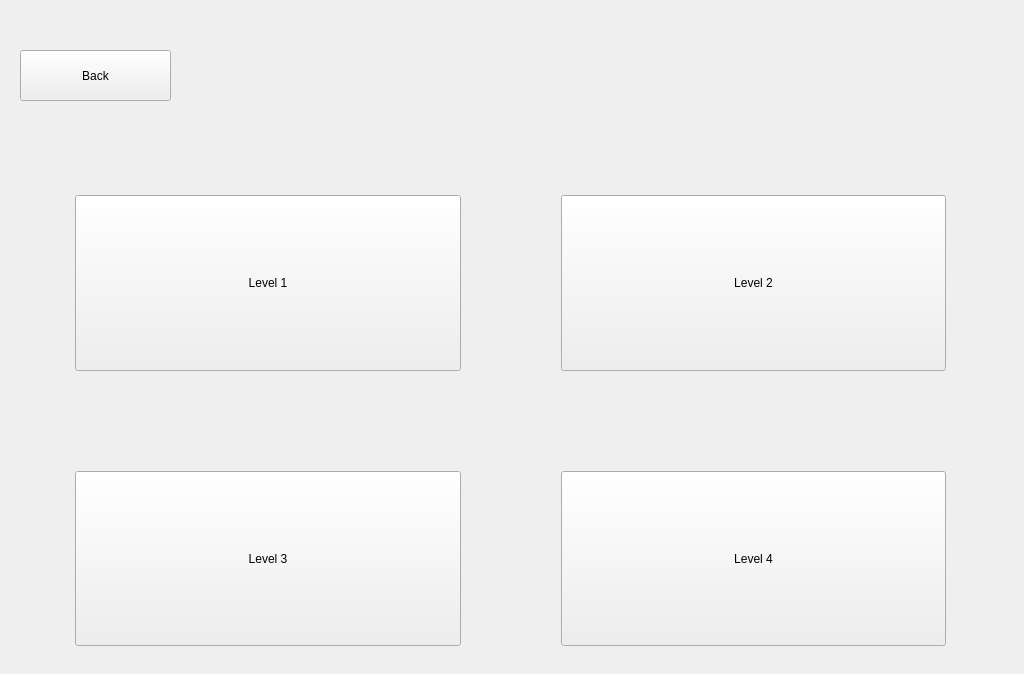
<?xml version="1.0" encoding="UTF-8"?>
<ui version="4.0">
 <class>SelectionMen</class>
 <widget class="QWidget" name="SelectionMen">
  <property name="geometry">
   <rect>
    <x>0</x>
    <y>0</y>
    <width>1024</width>
    <height>674</height>
   </rect>
  </property>
  <property name="windowTitle">
   <string>Form</string>
  </property>
  <widget class="QWidget" name="gridLayoutWidget">
   <property name="geometry">
    <rect>
     <x>0</x>
     <y>120</y>
     <width>1021</width>
     <height>551</height>
    </rect>
   </property>
   <layout class="QGridLayout" name="LevelsGrid">
    <property name="sizeConstraint">
     <enum>QLayout::SetDefaultConstraint</enum>
    </property>
    <property name="leftMargin">
     <number>75</number>
    </property>
    <property name="topMargin">
     <number>75</number>
    </property>
    <property name="rightMargin">
     <number>75</number>
    </property>
    <property name="bottomMargin">
     <number>25</number>
    </property>
    <property name="spacing">
     <number>100</number>
    </property>
    <item row="1" column="0">
     <widget class="QPushButton" name="Level3">
      <property name="sizePolicy">
       <sizepolicy hsizetype="Preferred" vsizetype="Preferred">
        <horstretch>0</horstretch>
        <verstretch>0</verstretch>
       </sizepolicy>
      </property>
      <property name="text">
       <string>Level 3</string>
      </property>
     </widget>
    </item>
    <item row="0" column="1">
     <widget class="QPushButton" name="Level2">
      <property name="sizePolicy">
       <sizepolicy hsizetype="Preferred" vsizetype="Preferred">
        <horstretch>0</horstretch>
        <verstretch>0</verstretch>
       </sizepolicy>
      </property>
      <property name="text">
       <string>Level 2</string>
      </property>
     </widget>
    </item>
    <item row="1" column="1">
     <widget class="QPushButton" name="Level4">
      <property name="sizePolicy">
       <sizepolicy hsizetype="Preferred" vsizetype="Preferred">
        <horstretch>0</horstretch>
        <verstretch>0</verstretch>
       </sizepolicy>
      </property>
      <property name="text">
       <string>Level 4</string>
      </property>
     </widget>
    </item>
    <item row="0" column="0">
     <widget class="QPushButton" name="Level1">
      <property name="sizePolicy">
       <sizepolicy hsizetype="Preferred" vsizetype="Preferred">
        <horstretch>0</horstretch>
        <verstretch>0</verstretch>
       </sizepolicy>
      </property>
      <property name="text">
       <string>Level 1</string>
      </property>
     </widget>
    </item>
   </layout>
  </widget>
  <widget class="QPushButton" name="BackButton">
   <property name="geometry">
    <rect>
     <x>20</x>
     <y>50</y>
     <width>151</width>
     <height>51</height>
    </rect>
   </property>
   <property name="text">
    <string>Back</string>
   </property>
  </widget>
 </widget>
 <resources/>
 <connections/>
</ui>
